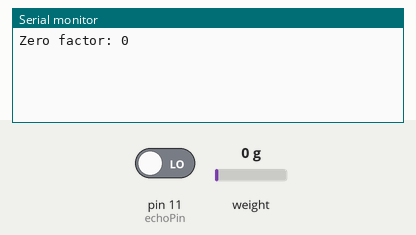
This sketch was run on a simulated Arduino Uno, built with avr-gcc and run on an emulated ATmega328P. On the bench: the last lines printed to the serial monitor. Inputs (shaded band) come from the test bench; at power-on: weight on the scale 0 g, pin 11 (echoPin) LOW. The modem accepts every AT command (registered, SIM ready, sends succeed) and sends nothing else.

Above: at 3.2 s.
3.3 s: weight on the scale set to 100 g
At 5.0 s:
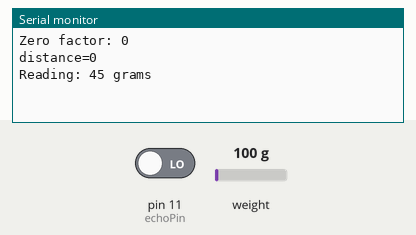
5.6 s: weight on the scale set to 1250 g
At 10.5 s:
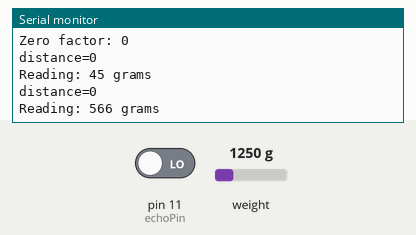

The sketch:

Smart_Waster_Management.ino
```cpp
#include <SoftwareSerial.h>
SoftwareSerial mySerial(7, 8);
#include "HX711.h"

#define trigPin 12
#define echoPin 11
#define DOUT  A3
#define CLK  A2

HX711 scale(DOUT, CLK);

float calibration_factor = 182540;
String Message;

void setup(){

 mySerial.begin(115200);
 Serial.begin(115200);
 pinMode(trigPin, OUTPUT);
 pinMode(echoPin, INPUT);

 scale.set_scale();
 scale.tare();  //Reset the scale to 0

 long zero_factor = scale.read_average(); //Get a baseline reading
 Serial.print("Zero factor: "); //This can be used to remove the need to tare the scale. Useful in permanent scale projects.
 Serial.println(zero_factor);
}

 void loop() {

 int duration, distance; // Duration used to calculate distance

 digitalWrite(trigPin, HIGH);
 delay(1000);
 digitalWrite(trigPin, LOW);
 duration = pulseIn(echoPin, HIGH);
 distance = (duration/2) * 0.0343;
 Serial.print("distance=");
 Serial.println(distance);

 scale.set_scale(calibration_factor); //Adjust to this calibration factor

  int binweight=scale.get_units()*453;

  Serial.print("Reading: ");
  Serial.print(binweight);
  Serial.println(" grams");

  if (distance<20){
      Message = "Bin filled";
      SendMessage(Message);
  }

 if (binweight>2000){
      Message = "Bin overload";
      SendMessage(Message);
  }

 //Delay 100ms before next reading.
 delay(100);
 }
void SendMessage(String text)
{
  mySerial.println("AT+CMGF=1");    //Sets the GSM Module in Text Mode
  delay(1000);  // Delay of 1000 milli seconds or 1 second
  mySerial.println("AT+CMGS=\"+91mobile number\"\r"); // Replace x with mobile number
  delay(1000);
  mySerial.println(text);// The SMS text you want to send
  delay(100);
  mySerial.println((char)26);// ASCII code of CTRL+Z
  delay(1000);
}
```

Measured:
- after the input at 3.3 s, the serial monitor: prints a new line after 0.80 s (image 1)
- after the input at 5.6 s, the serial monitor: prints a new line after 3.8 s (image 2)
